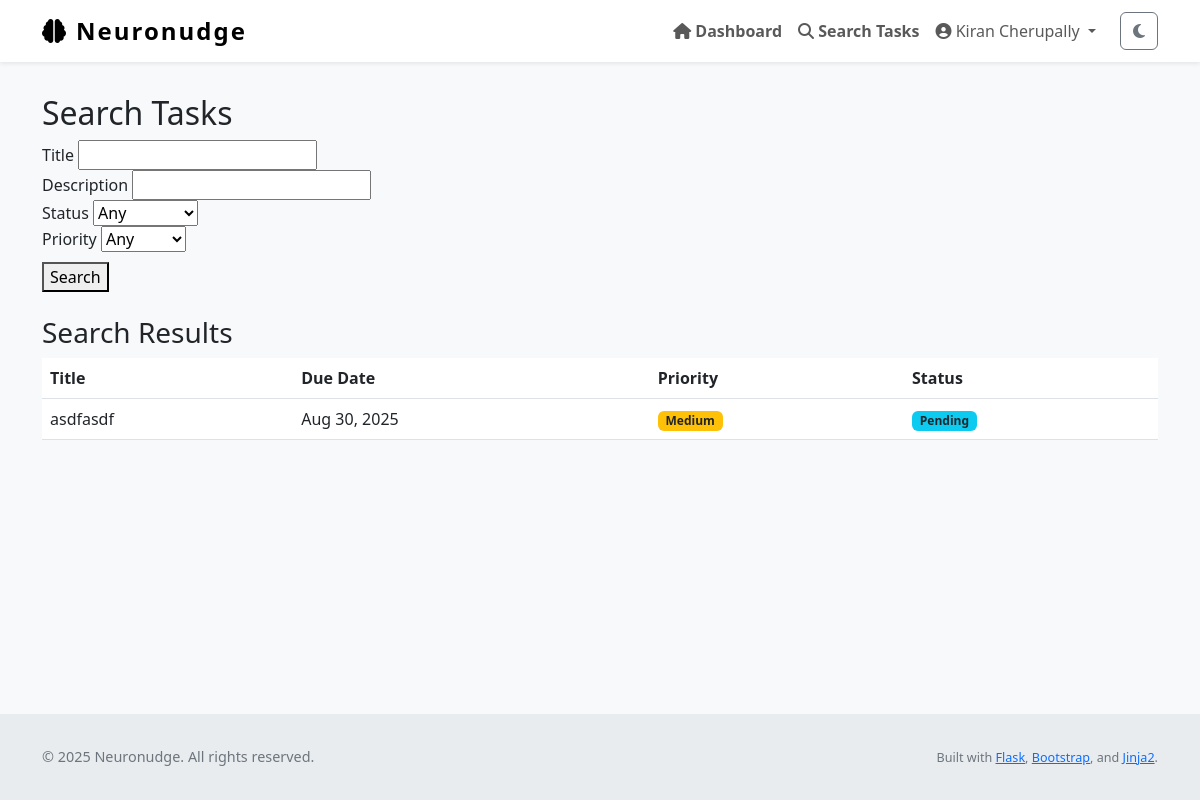
The app's page /tasks/search (signed in), older data.
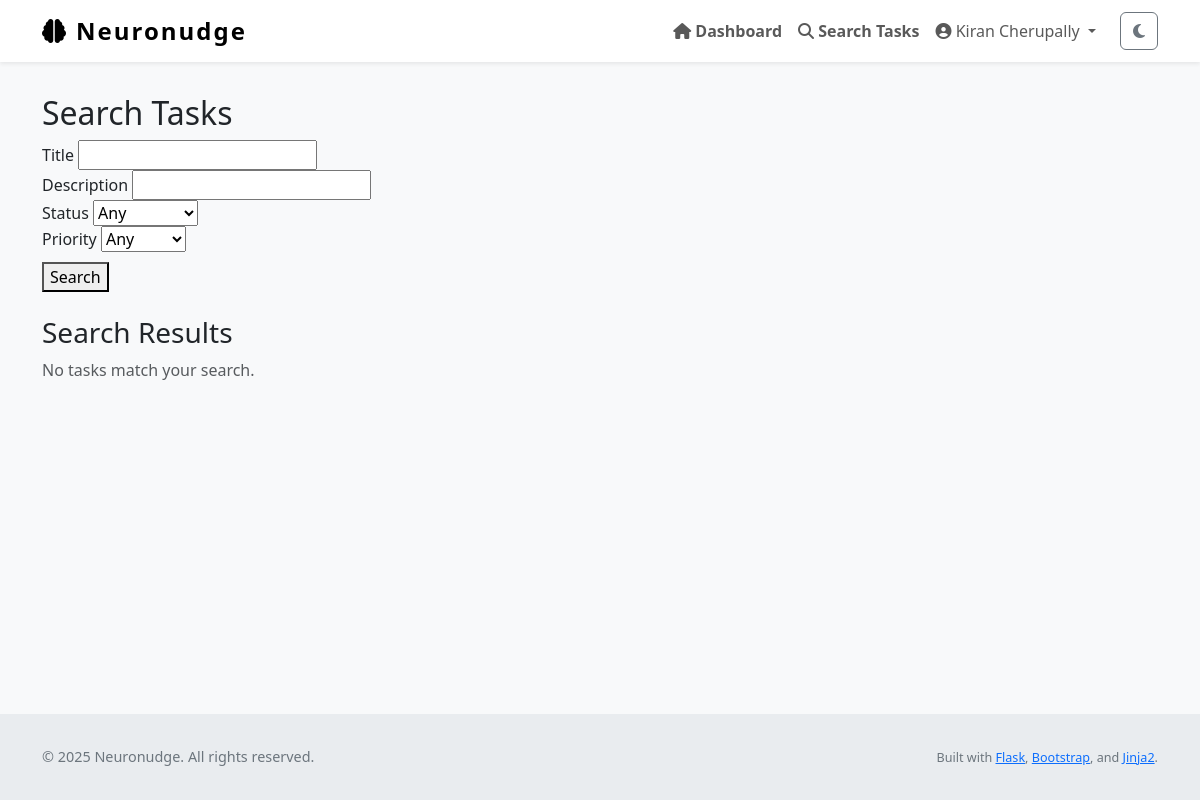
The same page, newer data.
### Neuronudge/models.py (models this page shows, shortened)
class Task(db.Model):
    id = db.Column(db.Integer, primary_key=True)
    title = db.Column(db.String(255), nullable=False)
    description = db.Column(db.Text, nullable=False)
    due_date = db.Column(db.DateTime)
    completed = db.Column(db.Boolean, default=False)
    priority = db.Column(db.Integer, default=3)         # 1 = high, 2 = med, 3 = low
    reminder_set = db.Column(db.Boolean, default=False)
    created_at = db.Column(db.DateTime, default=datetime.utcnow)
    updated_at = db.Column(db.DateTime, default=datetime.utcnow, onupdate=datetime.utcnow)
    user_id = db.Column(db.Integer, db.ForeignKey('user.id'), nullable=False)

### Neuronudge/views.py (the view)
@views.route('/tasks/search', methods=['GET', 'POST'])
@login_required
def task_search():
    title = request.args.get('title', '').strip()
    description = request.args.get('description', '').strip()
    completed = request.args.get('completed', 'any')
    priority = request.args.get('priority', 'any')
    query = Task.query.filter_by(user_id=current_user.id)
    if title:
        query = query.filter(Task.title.ilike(f'%{title}%'))
    if description:
        query = query.filter(Task.description.ilike(f'%{description}%'))
    if completed in ['true', 'false']:
        query = query.filter_by(completed=(completed == 'true'))
    if priority in ['1', '2', '3']:
        query = query.filter_by(priority=int(priority))
    results = query.order_by(Task.priority.asc(), Task.due_date.asc().nulls_last()).all()
    return render_template('task_search.html', results=results)

### Neuronudge/templates/task_search.html (shortened to what this page needs)
{% extends "layout.html" %}
{% block content %}
<h2>Search Tasks</h2>
<form method="GET" action="{{ url_for('views.task_search') }}" role="search">
    <div>
        <label for="title">Title</label>
        <input type="text" name="title" id="title" value="{{ request.args.get('title', '') }}">
    </div>
    <div>
        <label for="description">Description</label>
        <input type="text" name="description" id="description" value="{{ request.args.get('description', '') }}">
    </div>
    <div>
        <label for="completed">Status</label>
        <select name="completed" id="completed">
            <option value="any" {% if request.args.get('completed') == 'any' %}selected{% endif %}>Any</option>
        </select>
    </div>
    <div>
        <label for="priority">Priority</label>
        <select name="priority" id="priority">
            <option value="any" {% if request.args.get('priority') == 'any' %}selected{% endif %}>Any</option>
        </select>
    </div>
    <div style="margin-top: 10px;">
        <button type="submit">Search</button>
    </div>
</form>
{% if results is defined %}
    <h3 class="mt-4">Search Results</h3>
    {% if results %}
        <table class="table table-hover">
            <thead>
                <tr>
                    <th>Title</th>
                    <th>Due Date</th>
                    <th>Priority</th>
                    <th>Status</th>
                </tr>
            </thead>
            <tbody>
                {% for task in results %}
                <tr>
                    <td>{{ task.title }}</td>
                    <td>{{ task.due_date.strftime('%b %d, %Y') if task.due_date else 'No due date' }}</td>
                    <td>
                        {% if task.priority == 1 %}<span class="badge bg-danger">High</span>
                        {% elif task.priority == 2 %}<span class="badge bg-warning text-dark">Medium</span>
                        {% elif task.priority == 3 %}<span class="badge bg-secondary">Low</span>
                        {% endif %}
                    </td>
                    <td>
                        {% if task.completed %}
                            <span class="badge bg-success">Completed</span>
                        {% else %}
                            <span class="badge bg-info text-dark">Pending</span>
                        {% endif %}
                    </td>
                </tr>
                {% endfor %}
            </tbody>
        </table>
    {% else %}
        <p class="text-muted">No tasks match your search.</p>
    {% endif %}
{% endif %}
{% endblock %}

Row changes from the older to the newer data that the page shows:
removed Task: title "asdfasdf", due_date "Aug 30, 2025", priority "Medium", completed "Pending"
Text that changed along with them:
text no longer shown: "Title Due Date Priority Status"
text now shown: "No tasks match your search."
